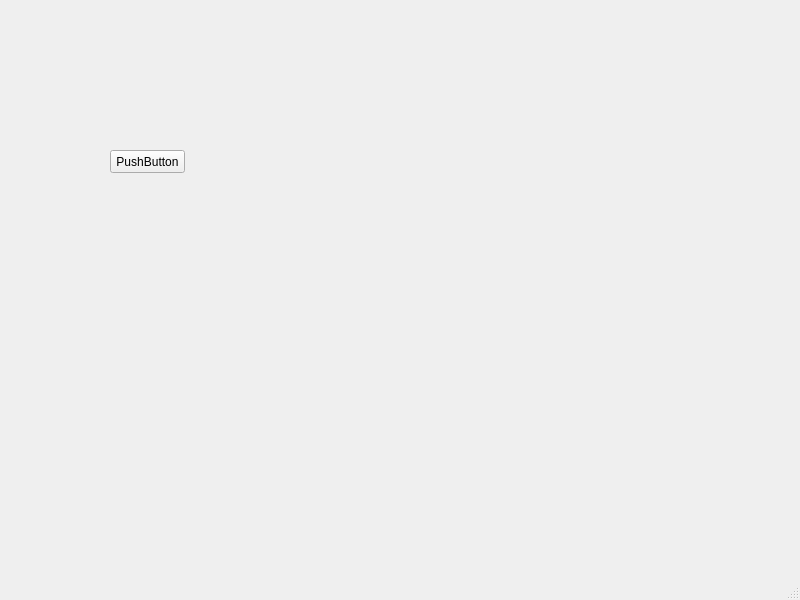
<?xml version="1.0" encoding="UTF-8"?>
<ui version="4.0">
 <class>MainWindow</class>
 <widget class="QMainWindow" name="MainWindow">
  <property name="geometry">
   <rect>
    <x>0</x>
    <y>0</y>
    <width>800</width>
    <height>600</height>
   </rect>
  </property>
  <property name="windowTitle">
   <string>MainWindow</string>
  </property>
  <widget class="QWidget" name="centralwidget">
   <widget class="QPushButton" name="pushButton">
    <property name="geometry">
     <rect>
      <x>110</x>
      <y>150</y>
      <width>75</width>
      <height>23</height>
     </rect>
    </property>
    <property name="text">
     <string>PushButton</string>
    </property>
   </widget>
  </widget>
  <widget class="QMenuBar" name="menubar">
   <property name="geometry">
    <rect>
     <x>0</x>
     <y>0</y>
     <width>800</width>
     <height>21</height>
    </rect>
   </property>
  </widget>
  <widget class="QStatusBar" name="statusbar"/>
 </widget>
 <resources/>
 <connections/>
</ui>
